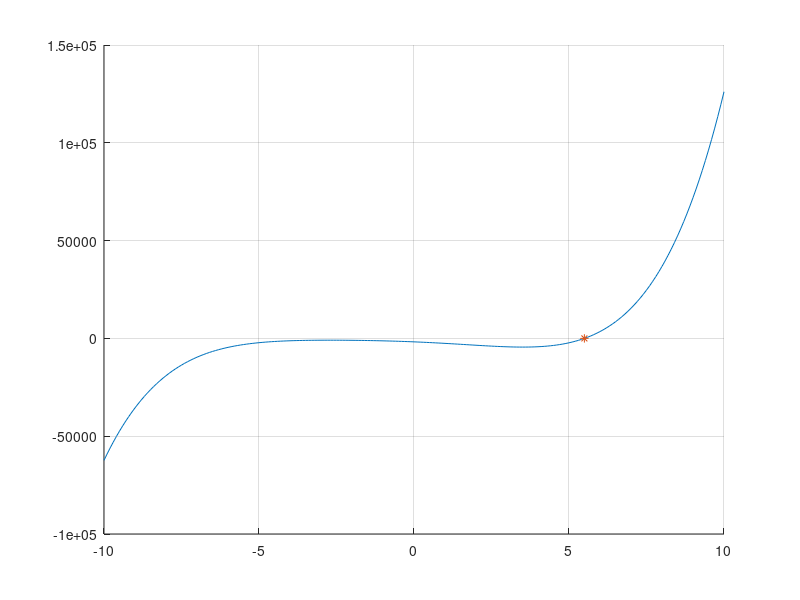

MATLAB code for this plot:
M = 10*rand(5,5)-5;
p = poly(M)
X=-10:0.1:10;
Y=polyval(p,X);
figure
hold on
grid on
plot(X,Y)
%defining arrays of roots to show on plot
Roots = roots(p)
roots_quantity = size (Roots)
Yb = zeros(roots_quantity(1,1), 1)
%trying to get rid of complex roots
for i = 1:roots_quantity(1,1)
    if imag(Roots(i,1))==0
       plot(Roots(i,1), Yb(i,1), '*')
    end
end
%plot(b, Yb, '*')

%for i = 0:16    
%end
%M = [M M]